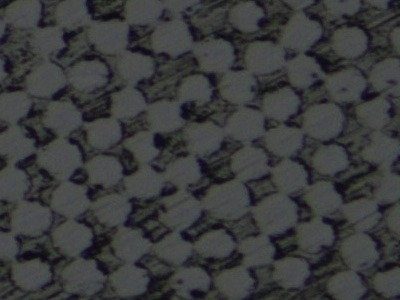
#> input picture 1.jpg, 400 x 300 px
$ jupyter execute 'Fiber volume fraction and Quality check in single code.ipynb'
#> lines starting #> are read from the running program, lines starting #| are printed output that depends on the picture; long printed decimals are rounded
Libraries

[cell 1]
#pip install opencv-contrib-python

[cell 2]
import numpy as np
import cv2
import matplotlib.pyplot as plt

[cell 3]
image_path = '1.jpg'
threshold_fiber=175

Code main body

[cell 4]
img0 = cv2.imread(image_path)           #read any image
#> img0 is the input picture: shape (300, 400, 3); mean B, G, R 60.8, 60.4, 59.1
gray0 = cv2.cvtColor(img0, cv2.COLOR_BGR2GRAY) #makes from RGB gray scale [3]->[1]
gray0_hist = cv2.calcHist([gray0], [0], None, [256], [0, 256])
#> gray0_hist = 256 values, max 9139 at index 76, min 0 at index 0, mean 468.8

min_val = np.min(gray0)
#> min_val = 11
max_val = np.max(gray0)
#> max_val = 84
print('Minimum pixel value -',min_val)
#| Minimum pixel value - 11
print('Maximum Pixel value - ',max_val)
#| Maximum Pixel value -  84
norm = ((gray0 - min_val) / (max_val - min_val) * 255).astype(np.uint8)
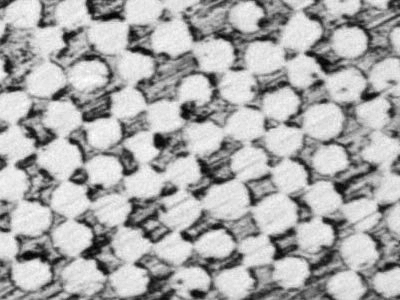
#> norm: shape (300, 400); min 0, max 255, mean 170.8
norm_hist = cv2.calcHist([norm], [0], None, [256], [0, 256])
#> norm_hist = 256 values, max 9139 at index 227, min 0 at index 1, mean 468.8

grouped = cv2.cvtColor(img0, cv2.COLOR_BGR2GRAY) #makes from RGB gray scale [3]->[1]

x,y = np.shape(gray0)
#> x = 300; y = 400

cnt_fiber=0
cnt_matrix=0
cnt_defect=0
#threshold_fiber=175

for i in range(x):
    j=0
    for j in range(y):
         if norm[i][j]>threshold_fiber:
             grouped[i][j]=255 #makewhite - fiber
             cnt_fiber=cnt_fiber+1
         elif norm[i][j]<=threshold_fiber and norm[i][j]>50:
             grouped[i][j]=100 #makegray - resin
             cnt_matrix=cnt_matrix+1
         else:
             grouped[i][j]=0 #make black - void
             cnt_defect=cnt_defect+1
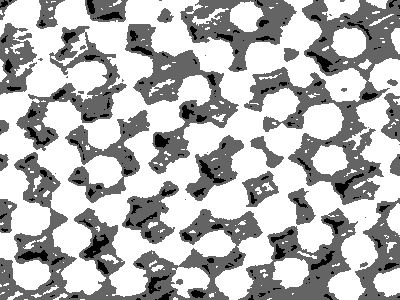
#> grouped: shape (300, 400); min 0, max 255, mean 181.2
#> after the loop, cnt_defect = 5605; cnt_fiber = 66506; cnt_matrix = 47889

hist_grouped = cv2.calcHist([grouped], [0], None, [256], [0, 256])
#> hist_grouped = 256 values, max 66506 at index 255, min 0 at index 1, mean 468.8

print('Vertical Length:', x)
#| Vertical Length: 300
print('Horizontal length:', y)
#| Horizontal length: 400
print(f'Total area: {x*y}')
#| Total area: 120000

print(f'Fiber count: {cnt_fiber}')
#| Fiber count: 66506
print(f'Matrix pixel: {cnt_matrix}')
#| Matrix pixel: 47889
print(f'Defect pixel: {cnt_defect}')
#| Defect pixel: 5605
print(f'Count of fiber+ matrix+ defect : {cnt_fiber+cnt_matrix+cnt_defect}')
#| Count of fiber+ matrix+ defect : 120000
print(f'FVF: {cnt_fiber/(x*y)}')
#| FVF: 0.5542
print(f'Defect: {cnt_defect/(x*y)}')
#| Defect: 0.04671

im3 = cv2.imread(image_path, cv2.IMREAD_GRAYSCALE)
a, b = np.shape(gray0)  # <<< Moved here before using in loop
#> a = 300; b = 400
i = 0
cnt_fail = 0
for i in range(a):
    j = 0
    for j in range(b):
        if gray0[i, j] == norm[i, j]:  # if same value and same position then ..
            im3[i, j] = 255
        else:
            im3[i, j] = 0  # else make black
            cnt_fail = cnt_fail + 1
#> im3: shape (300, 400); every value is 0
#> after the loop, cnt_fail = 120000

im3_hist = cv2.calcHist([im3], [0], None, [256], [0, 256])
#> im3_hist = 256 values, max 120000 at index 0, min 0 at index 1, mean 468.8


r1 = norm[1][3]
#> r1 = 55
print('Normalized grayscale value in the original image :',r1)
#| Normalized grayscale value in the original image : 55
r2 = grouped[1][3]
#> r2 = 100
print('The classification of the pixel in resultend image:', r2)
#| The classification of the pixel in resultend image: 100

Output images and its Histograms

[cell 5]
plt.figure(figsize=(24, 20))

plt.subplot(4, 2, 1)
plt.imshow(gray0, cmap='gray', vmin=0, vmax=255)
plt.title('Original gray Image')


plt.subplot(4, 2, 2)
plt.plot(gray0_hist, color='blue')
plt.yscale('log')
plt.title('Original gray Histogram')
plt.xlim([0, 256])
plt.xticks(np.arange(0, 257, 25))
plt.grid(True, linestyle='--', linewidth=0.5)

plt.subplot(4, 2, 3)
plt.imshow(norm, cmap='gray', vmin=0, vmax=255)
plt.title('normalized gray Image')

plt.subplot(4, 2, 4)
plt.plot(norm_hist, color='blue')
plt.title('norm gray Histogram')
plt.xlim([0, 256])
plt.xticks(np.arange(0, 257, 25))
plt.grid(True, linestyle='--', linewidth=0.5)

plt.subplot(4, 2, 5)
plt.imshow(grouped, cmap='gray', vmin=0, vmax=255)
plt.title('Original color Image')

plt.subplot(4, 2, 6)
plt.plot(hist_grouped, color='blue')
plt.title('grouped Histogram')
plt.xlim([0, 256])
plt.xticks(np.arange(0, 257, 25))
plt.grid(True, linestyle='--', linewidth=0.5)

plt.subplot(4, 2, 7)
plt.imshow(im3, cmap='gray', vmin=0, vmax=255)
plt.title('Quality check Image')

plt.subplot(4, 2, 8)
plt.plot(im3_hist, color='blue')
plt.title('Quality check Histogram')
plt.xlim([0, 256])
plt.xticks(np.arange(0, 257, 25))
plt.grid(True, linestyle='--', linewidth=0.5)
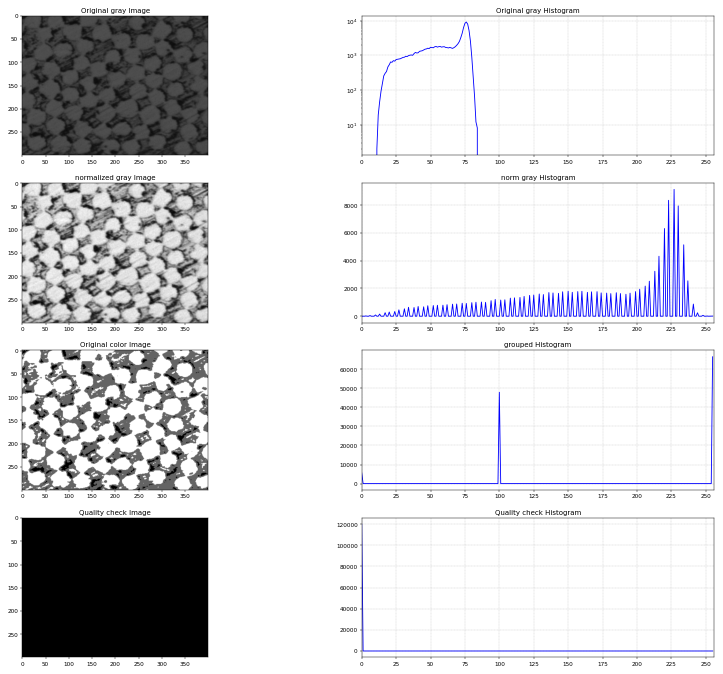
#> figure drawn by matplotlib, 8 panels; panel 2: curve peaks at x = 76, y = 9139; panel 4: curve peaks at x = 227, y = 9139; panel 6: curve peaks at x = 255, y = 66506; panel 8: curve peaks at x = 0, y = 120000
